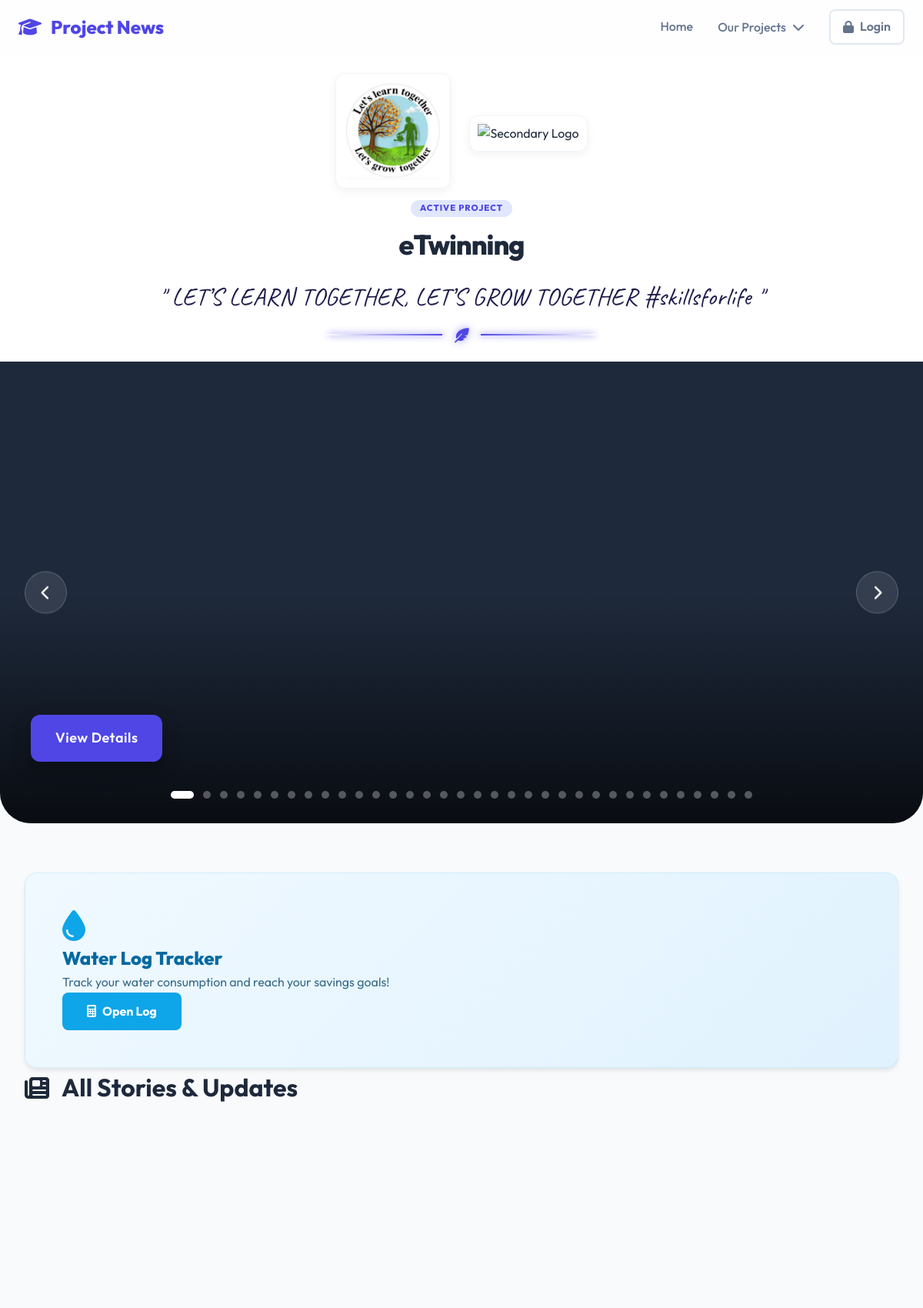
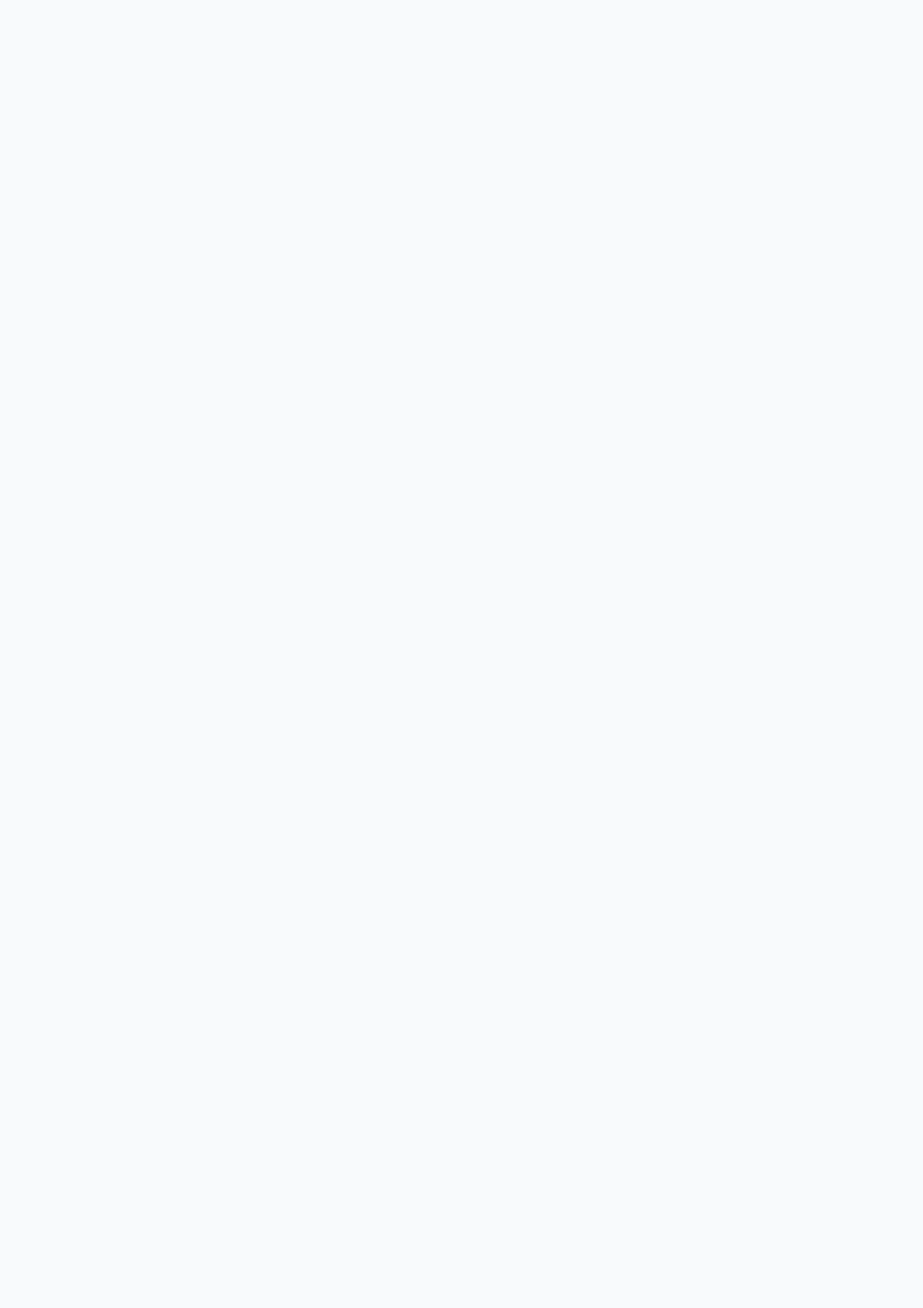
The page / (upper part) on the database its author committed (2 pictures, top to bottom).
### models.py (models this page shows, shortened)
class Project(db.Model):
    id = db.Column(db.Integer, primary_key=True)
    name = db.Column(db.String(100), nullable=False)
    slug = db.Column(db.String(100), unique=True, nullable=False)
    subtitle = db.Column(db.String(200))
    description = db.Column(db.Text)
    logo = db.Column(db.String(500))
    logo2 = db.Column(db.String(500)) # Second optional logo
    logo_size = db.Column(db.Integer, default=80)
    is_default = db.Column(db.Boolean, default=False)
    news_items = db.relationship('News', backref='project', lazy=True, cascade="all, delete-orphan")
    links = db.relationship('ProjectLink', backref='project', lazy=True, cascade="all, delete-orphan")

class News(db.Model):
    id = db.Column(db.Integer, primary_key=True)
    project_id = db.Column(db.Integer, db.ForeignKey('project.id'), nullable=False)
    title = db.Column(db.String(200), nullable=False)
    summary = db.Column(db.String(500))
    content = db.Column(db.Text, nullable=False)
    image = db.Column(db.String(500))
    date_posted = db.Column(db.DateTime, default=datetime.utcnow)
    external_link = db.Column(db.String(500))

### app.py (the view)
    @app.route('/')
    def index():
        track_site_visit()
        project = Project.query.filter_by(is_default=True).first()
        if not project:
            project = Project.query.first()
        news_items = News.query.filter_by(project_id=project.id).order_by(News.date_posted.desc()).all() if project else []
        return render_template('index.html', current_project=project, news_items=news_items)

### utils.py (called while the page is built, shortened)
def get_or_create_visitor():
    ip = request.remote_addr
    if request.headers.getlist("X-Forwarded-For"):
        ip = request.headers.getlist("X-Forwarded-For")[0]
    visitor = Visitor.query.filter_by(ip_address=ip).first()
    return visitor

def track_site_visit():
    visitor = get_or_create_visitor()
    today = datetime.utcnow().date()
    visit = SiteVisit.query.filter_by(visitor_id=visitor.id, date_visited=today).first()
    if not visit:
        visit = SiteVisit(visitor_id=visitor.id, date_visited=today)
        db.session.add(visit)
        db.session.commit()
    return visitor

### templates/index.html (shortened to what this page needs)
{% extends 'base.html' %}
{% block content %}
{% if current_project %}
<div class="project-identity-header centered">
    <div class="container">
        <div class="identity-wrapper"
            style="flex-direction: column; align-items: center; text-align: center; gap: 0.5rem;">
            {% if current_project.logo %}
            {% set logo_sz = current_project.logo_size if current_project.logo_size else 80 %}
            <div style="display: flex; align-items: center; justify-content: center; gap: 1.5rem; flex-wrap: wrap;">
                <div class="logo-area" style="--dynamic-logo-size: {{ logo_sz }}px;">
                    {% set logo_url = current_project.logo if current_project.logo.startswith('http') else
                    url_for('static', filename='uploads/' + current_project.logo) %}
                    <img src="{{ logo_url }}" alt="Primary Logo" class="project-identity-logo">
                </div>
                {% if current_project.logo2 %}
                <div class="logo-area" style="--dynamic-logo-size: {{ logo_sz }}px;">
                    {% set logo2_url = current_project.logo2 if current_project.logo2.startswith('http') else
                    url_for('static', filename='uploads/' + current_project.logo2) %}
                    <img src="{{ logo2_url }}" alt="Secondary Logo" class="project-identity-logo">
                </div>
                {% endif %}
            </div>
            {% endif %}
            <span class="identity-badge">ACTIVE PROJECT</span>
            <h1 class="identity-name" style="margin-top: 0.25rem;">{{ current_project.name|safe }}</h1>
            {% if current_project.subtitle %}
            <div class="elegant-slogan-container">
                <p class="identity-subtitle elegant-slogan">" {{ current_project.subtitle }} "</p>
                <div class="slogan-divider"><i class="fas fa-feather-alt"></i></div>
            </div>
            {% endif %}
        </div>
    </div>
</div>
{% endif %}
<section class="hero-slider">
    <div class="slider-container">
        {% if news_items and (news_items|selectattr('image')|list|length > 0) %}
        {% for item in news_items if item.image %}
        {% set slide_img_candidate = item.image or '' %}
        {% set img_url = slide_img_candidate if slide_img_candidate.startswith('http') else (url_for('static',
        filename='uploads/' + slide_img_candidate) if slide_img_candidate else '') %}
        {% set slide_news_url = url_for('view_news', news_id=item.id) %}
        <div class="slide {% if loop.first %}active{% endif %}"
            style="--slide-bg: url('{{ img_url }}'); cursor: pointer;"
            onclick="window.location.href='{{ slide_news_url }}';">
            <div class="slide-overlay"></div>
            <div class="hero-content">
                <div class="slide-actions">
                    <a href="{{ url_for('view_news', news_id=item.id) }}" class="btn btn-primary">View Details</a>
                </div>
            </div>
        </div>
        {% endfor %}
        <button class="slider-nav prev" aria-label="Previous"><i class="fas fa-chevron-left"></i></button>
        <button class="slider-nav next" aria-label="Next"><i class="fas fa-chevron-right"></i></button>
        <div class="slider-dots"></div>
        {% endif %}
    </div>
</section>
{% if current_project and current_project.slug == 'etwinning' %}
<section class="water-section-cta">
    <div class="container text-center">
        <div class="water-cta-card">
            <div class="water-cta-content"
                style="background: linear-gradient(135deg, #f0f9ff 0%, #e0f2fe 100%); border-radius: 1rem; padding: 3rem; box-shadow: 0 4px 6px -1px rgb(0 0 0 / 0.1); border: 1px solid rgba(14, 165, 233, 0.1);">
                <i class="fas fa-droplet text-primary mb-3" style="font-size: 2.5rem; color: #0ea5e9 !important;"></i>
                <h2 style="color: #0369a1; font-weight: 800;">Water Log Tracker</h2>
                <p style="color: #0c4a6e; opacity: 0.8;">Track your water consumption and reach your savings goals!</p>
                <a href="{{ url_for('water_diary') }}" class="btn btn-primary btn-lg mt-4"
                    style="background-color: #0ea5e9; border: none; padding: 0.75rem 2rem; border-radius: 0.5rem; font-weight: 700;">
                    <i class="fas fa-calculator me-2"></i> Open Log
                </a>
            </div>
        </div>
    </div>
</section>
{% endif %}
<section class="news-section">
    <div class="container">
        <h2 class="section-title">
            <i class="fas fa-newspaper"></i>
            All Stories & Updates
        </h2>
        <div class="news-grid">
        </div>
    </div>
</section>
{% endblock %}

### templates/index.html (style rules this page uses)
.elegant-slogan-container { margin-top: 1rem; display: flex; justify-content: center; align-items: center; flex-direction: column; }
.elegant-slogan { font-family: 'Caveat', cursive; font-size: 2.0rem; color: #1e1b4b; margin: 0; padding: 0 1rem; position: relative; letter-spacing: 0.5px; text-shadow: 1px 1px 3px rgba(0, 0, 0, 0.04); display: inline-block; transition: transform 0.3s ease; }
.slogan-divider { display: flex; align-items: center; justify-content: center; margin-top: 15px; opacity: 1; }
.slogan-divider::before, .slogan-divider::after { content: ''; height: 2px; width: 150px; margin: 0 15px; }
.slogan-divider::before { background: linear-gradient(to left, #4f46e5, transparent); box-shadow: 2px 0 8px #4f46e5; }
.slogan-divider::after { background: linear-gradient(to right, #4f46e5, transparent); box-shadow: -2px 0 8px #4f46e5; }
.slogan-divider i { color: #4f46e5; font-size: 1.2rem; text-shadow: 0 0 8px rgba(79, 70, 229, 0.4), 0 0 15px rgba(79, 70, 229, 0.2); }

### rows shown on the page
Project: name "eTwinning", subtitle "LET’S LEARN TOGETHER, LET’S GROW TOGETHER #skillsforlife"
